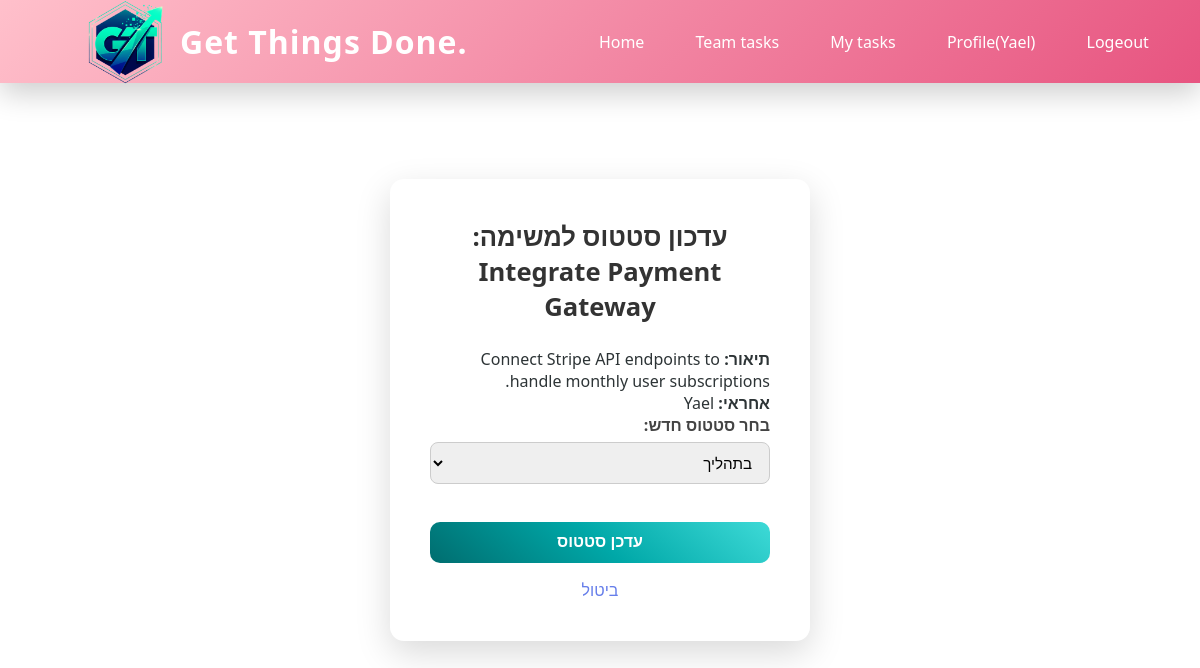
The app's page /update_status/9/ (signed in) with its own data.
### DjangoApp/models.py (models this page shows, shortened)
class Task(models.Model):
    id = models.AutoField(primary_key=True)
    name = models.CharField(max_length=50)
    desc = models.TextField(max_length=1000)
    destDate = models.DateField()
    STATUS_CHOICES = [
        ('New', 'New'),
        ('In_Progress', 'In Progress'),
        ('Done', 'Done'),
    ]
    status = models.CharField(max_length=20, choices=STATUS_CHOICES, default='New')
    performer = models.ForeignKey(User, on_delete=models.CASCADE, null=True, blank=True)
    team = models.ForeignKey(Team, on_delete=models.CASCADE)

### DjangoApp/views.py (the view)
# urls.py: path('update_status/<int:id>/', views.update_status, name='update_status'),
@login_required
def update_status(request, id):
    task = get_object_or_404(Task, pk=id)
    if task.performer != request.user:
        return HttpResponse("אינך האחראי על משימה זו", status=403)
    if request.method == "POST":
        new_status = request.POST.get('status')
        if new_status in ['In_Progress', 'Completed']:
            task.status = new_status
            task.save()
            return redirect('allTask')
    return render(request, 'task/update_status.html', {'task': task})

### DjangoApp/templates/task/update_status.html (shortened to what this page needs)
{% extends 'djApp/base.html' %}
{% load static %}
{% block content %}
<div class="form-container">
<link rel="stylesheet" href="{% static 'css/allTask.css' %}">
<h2>עדכון סטטוס למשימה: {{ task.name }}</h2>
<div class="status-update-container">
    <p><strong>תיאור:</strong> {{ task.desc }}</p>
    <p><strong>אחראי:</strong> {{ task.performer }}</p>
    <form method="post">
        <label for="status">בחר סטטוס חדש:</label>
        <select name="status" id="status">
            <option value="In_Progress" {% if task.status == 'In_Progress' %}selected{% endif%} >בתהליך </option>
        </select>
        <br><br>
        <button type="submit">עדכן סטטוס</button>
        <a href="{% url 'allTask' %}">ביטול</a>
    </form>
</div>
</div>
{% endblock %}

### DjangoApp/templates/djApp/base.html (shortened to what this page needs)
<!DOCTYPE html>
{% load static %}
<html lang="he" dir="rtl">
<head>
    <link rel="stylesheet" href="{% static 'css/navs.css' %}">
    <link rel="stylesheet" href="{% static 'css/forms.css' %}">
</head>
<body>
<nav class="navbar">
    <div class="nav-container">
       <a href="{% url 'home' %}" class="nav-logo">
        <img src="{% static 'images/lls.png' %}" alt="Get Things Done Logo" class="imgLogo" width="90">
        <span>Get Things Done.</span>
    </a>
        <ul class="nav-links">
            <li><a href="{% url 'home' %}">Home</a></li>
            {% if user.is_authenticated %}
            <li><a href="{% url 'allTask' %}">Team tasks</a></li>
            <li><a href="{% url 'myTasks' %}">My tasks </a></li>
            <li><a href="{% url 'profile' %}"> Profile({{ user.username }})</a></li>
            <li><a href="{% url 'logout' %}">Logeout</a></li>
            {% else %}
            <li><a href="{% url 'login' %}">Login</a></li>
            <li><a href="{% url 'register' %}">Register</a></li>
            {% endif %}
        </ul>
    </div>
</nav>
<div class="content">
    {% block content %}
    {% endblock %}
</div>
</body>
</html>

### DjangoApp/static/css/navs.css (style rules this page uses)
:root { --bg-main: linear-gradient(135deg, #ffc0cb 0%, #e75480 100%); --accent: #f5576c; --text: #ffffff; --glass: rgba(255, 255, 255, 0.15); --shadow: 0 10px 30px rgba(0, 0, 0, 0.2); }
* { margin: 0; padding: 0; box-sizing: border-box; }
body { font-family: 'Segoe UI', system-ui, sans-serif; }
.nav-container { direction: ltr; }
.nav-links { direction: ltr; }
.navbar { background: var(--bg-main); backdrop-filter: blur(12px); box-shadow: var(--shadow); position: sticky; top: 0; z-index: 1000; animation: slideDown 0.5s ease-out; }
.nav-container { max-width: 1200rem; margin: auto; padding: 0 2rem; height: 83px; display: flex; justify-content: space-between; align-items: center; }
.nav-logo { display: flex; align-items: center; gap: 10px; color: var(--text); font-size: 2rem; font-weight: 700; text-decoration: none; letter-spacing: 1px; margin-left: 3rem; }
.nav-links { list-style: none; display: flex; gap: 0.8rem; }
.nav-links a { color: var(--text); text-decoration: none; padding: 0.6rem 1.2rem; border-radius: 10px; position: relative; transition: all 0.25s ease; }
.nav-links a::after { content: ""; position: absolute; bottom: 6px; left: 50%; width: 0; height: 2px; background: #fff; transition: all 0.3s ease; }

### DjangoApp/static/css/forms.css (style rules this page uses)
.form-container { max-width: 420px; margin: 3rem auto; padding: 2.5rem; background: #ffffff; border-radius: 14px; box-shadow: 0 12px 35px rgba(0, 0, 0, 0.15); }
.form-container h2 { text-align: center; margin-bottom: 1.5rem; font-size: 1.6rem; color: #333; }
.form-container label { display: block; font-weight: 600; margin-bottom: 0.4rem; color: #444; }
.form-container input, .form-container select, .form-container textarea { width: 100%; padding: 0.65rem 0.8rem; border-radius: 8px; border: 1px solid #ccc; font-size: 0.95rem; transition: border 0.25s, box-shadow 0.25s; }
.form-container button { width: 100%; margin-top: 1rem; padding: 0.7rem; font-size: 1rem; font-weight: 600; color: #fff; background: linear-gradient( 40deg, #006D6F 0%, #00A8A8 50%, #3EDAD7 100% ); border: none; border-radius: 10px; cursor: pointer; transition: transform 0.25s, box-shadow 0.25s; }
.form-container a { display: block; text-align: center; margin-top: 1rem; text-decoration: none; font-weight: 500; color: #667eea; }

### DjangoApp/static/css/allTask.css (style rules this page uses)
body { font-family: 'Segoe UI', system-ui, -apple-system, sans-serif; background: #ffffff; min-height: 100vh; padding: 0; margin: 0; color: #2d3436; }
.content { padding: 3rem 2rem; max-width: 1400px; margin: 0 auto; }

### records on screen
Task: name "Integrate Payment Gateway", desc "Connect Stripe API endpoints to handle monthly user subscriptions.", performer "Yael"

### other values on screen
{{ user.username }} "Yael"
